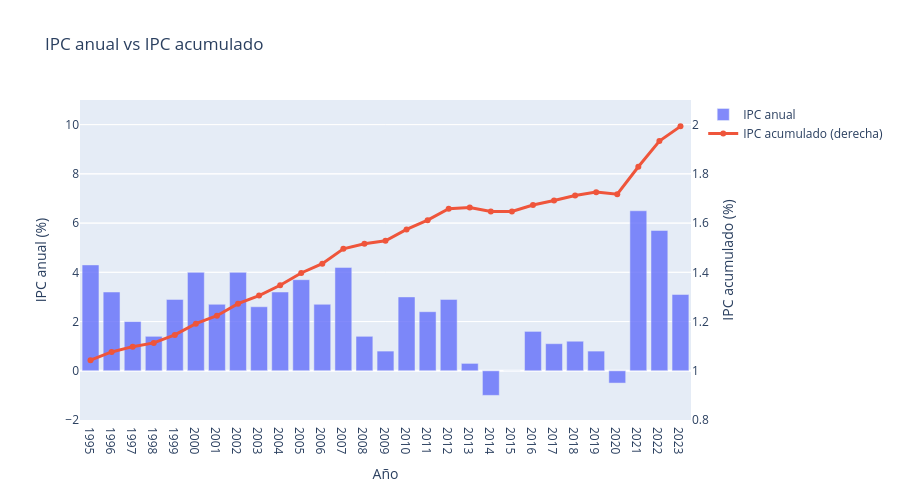

Notebook code for this chart:
### Markdown cell above
## Inflacion

### Code cell
df = datos_macro[["ipc (%anual)", "ipc_acum(%)"]].reset_index()

fig = go.Figure()
# Barras: IPC anual (eje izquierdo)
fig.add_trace(go.Bar(
    x=df["Año"],
    y=df["ipc (%anual)"],
    name="IPC anual",
    opacity=0.8,
    yaxis="y"
))
# Línea: IPC acumulado (eje derecho)
fig.add_trace(go.Scatter(
    x=df["Año"],
    y=df["ipc_acum(%)"],
    mode="lines+markers",
    name="IPC acumulado (derecha)",
    line=dict(width=3),
    yaxis="y2"
))
fig.update_layout(
    title="IPC anual vs IPC acumulado",
    xaxis=dict(title="Año", dtick=1,
               range=[1994.5,2023.5]),
    yaxis=dict(
        title="IPC anual (%)",
        range=[-2,11],
        side="left"),
    yaxis2=dict(
        title="IPC acumulado (%)",
        overlaying="y",
        range=[.8,2.1],
        side="right"),
    height=500,
    barmode="group"
)
fig.show()

### Figure 1 — Plotly figure (JSON) as saved in the notebook; plotly's stock layout.template omitted (floating-point values rounded to 4 significant figures)
{"data": [{"name": "IPC anual", "opacity": 0.8, "type": "bar", "x": [1995, 1996, 1997, 1998, 1999, 2000, 2001, 2002, 2003, 2004, 2005, 2006, 2007, 2008, 2009, 2010, 2011, 2012, 2013, 2014, 2015, 2016, 2017, 2018, 2019, 2020, 2021, 2022, 2023], "y": [4.3, 3.2, 2.0, 1.4, 2.9, 4.0, 2.7, 4.0, 2.6, 3.2, 3.7, 2.7, 4.2, 1.4, 0.8, 3.0, 2.4, 2.9, 0.3, -1.0, 0.0, 1.6, 1.1, 1.2, 0.8, -0.5, 6.5, 5.7, 3.1], "yaxis": "y"}, {"line": {"width": 3}, "mode": "lines+markers", "name": "IPC acumulado (derecha)", "type": "scatter", "x": [1995, 1996, 1997, 1998, 1999, 2000, 2001, 2002, 2003, 2004, 2005, 2006, 2007, 2008, 2009, 2010, 2011, 2012, 2013, 2014, 2015, 2016, 2017, 2018, 2019, 2020, 2021, 2022, 2023], "y": [1.043, 1.076, 1.098, 1.113, 1.146, 1.191, 1.224, 1.272, 1.306, 1.347, 1.397, 1.435, 1.495, 1.516, 1.528, 1.574, 1.612, 1.659, 1.664, 1.647, 1.647, 1.673, 1.692, 1.712, 1.726, 1.717, 1.829, 1.933, 1.993], "yaxis": "y2"}], "layout": {"barmode": "group", "height": 500, "title": {"text": "IPC anual vs IPC acumulado"}, "xaxis": {"dtick": 1, "range": [1994.0, 2024.0], "title": {"text": "Año"}}, "yaxis": {"range": [-2, 11], "side": "left", "title": {"text": "IPC anual (%)"}}, "yaxis2": {"overlaying": "y", "range": [0.8, 2.1], "side": "right", "title": {"text": "IPC acumulado (%)"}}}}
